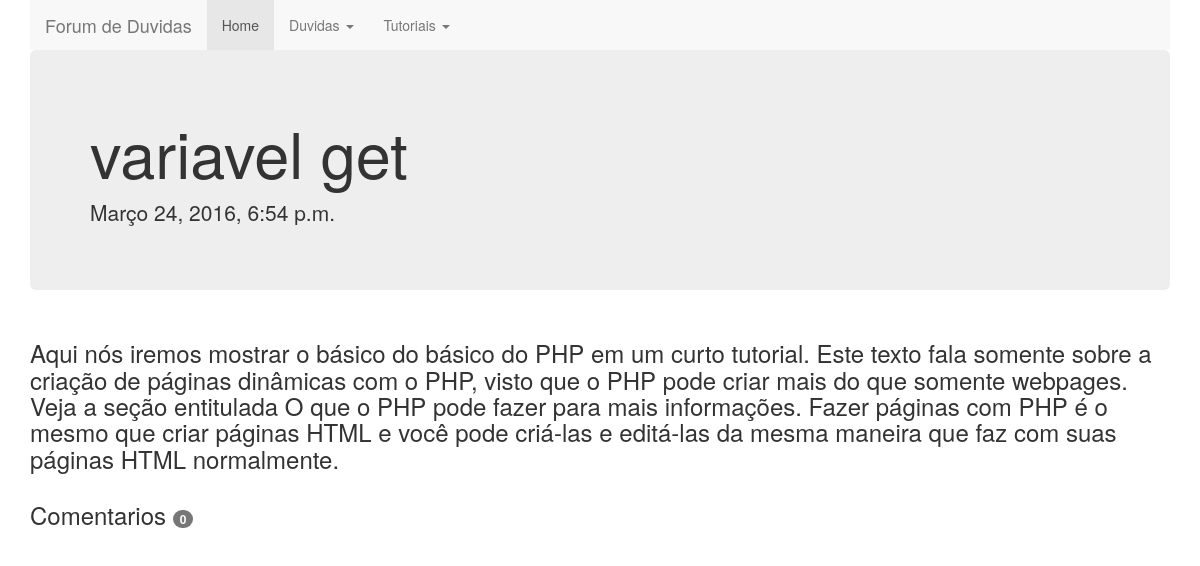
The app's page /post/2/ with its own data.
### blog/models.py (models this page shows, shortened)
class Tutorial(models.Model):
	id = models.AutoField(primary_key=True)
	titulo= models.CharField(max_length=300)
	texto= models.TextField()
	criado= models.DateTimeField()
	categoria= models.ForeignKey(Categoria)

### blog/views.py (the view)
# urls.py: url(r'^post/(?P<id>[0-9]+)/$', views.detalhe),
def detalhe(request, id):
	cate=Categoria.objects.all()
	detalhe= get_object_or_404(Tutorial, id=id)
	return render(request, 'detalhe.html', {'cate':cate, 'detalhe': detalhe})

### blog/templates/detalhe.html (shortened to what this page needs)
{% extends 'base.html' %}
{% load bootstrap3 %}
{% block title %}{{ detalhe.titulo }}{% endblock %}
{% block info %}{{ detalhe.criado }}{% endblock %}
{% block post %}
		<div class="row">
					<div class="col-lg-12">
						<h3><p>{{ detalhe.texto }}</p></h3>
					</div>
		</div>
{% endblock %}
{% block comentario %}
	<div class="container">
		<div class="row ">
			<div class="col-ls-12">
				<h3>Comentarios <span class="badge">0</span></h3>
			</div>
		</div>
	</div>
{% endblock %}

### records on screen
Tutorial: titulo "variavel get", criado "Março 24, 2016, 6:54 p.m.", texto "Aqui nós iremos mostrar o básico do básico do PHP em um curto tutorial. Este texto fala somente sobre a criação de páginas dinâmicas com o PHP, visto que o PHP pode criar mais do que somente webpages. Veja a seção entitulada O que o PHP pode fazer para mais informações. Fazer páginas com PHP é o mesmo que criar páginas HTML e você pode criá-las e editá-las da mesma maneira que faz com suas páginas HTML normalmente."
